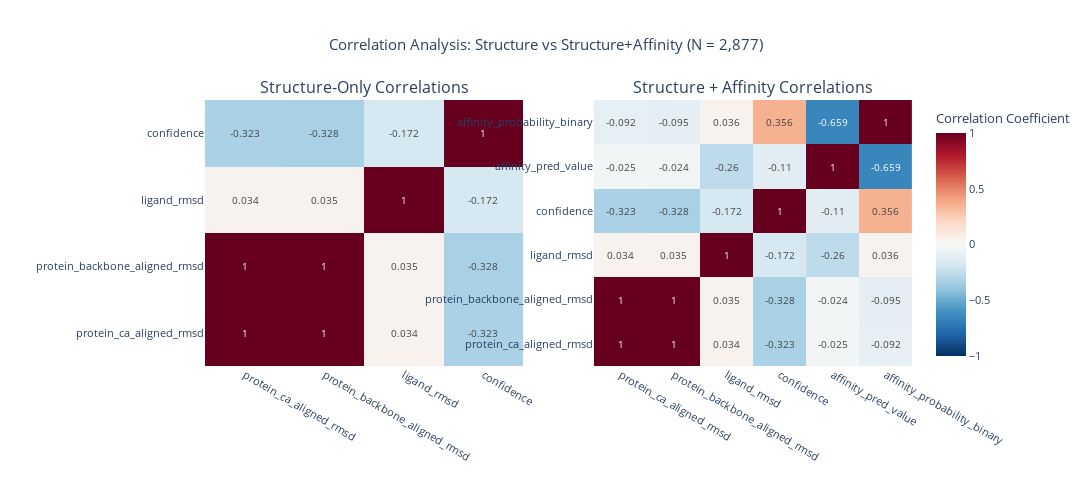
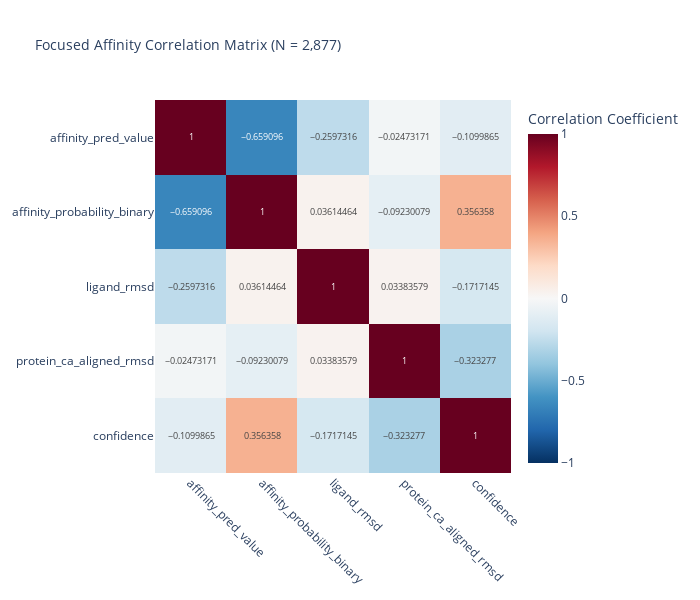

Notebook source saved alongside these figures, in order:
### Code cell
# Create comprehensive affinity correlation matrix
print("\n🧬 Creating Affinity Correlation Matrix")

# Check if we have affinity data for correlation matrix
if 'df_with_affinity' in locals():
    df_corr_affinity = df_with_affinity.copy()
    
    # Select all relevant metrics for comprehensive correlation
    affinity_metrics = [
        'protein_ca_aligned_rmsd', 'protein_backbone_aligned_rmsd', 
        'ligand_rmsd', 'confidence',
        'affinity_pred_value', 'affinity_probability_binary'
    ]
    
    # Filter for available columns
    available_metrics = [col for col in affinity_metrics if col in df_corr_affinity.columns]
    
    if len(available_metrics) >= 4:  # Need at least 4 metrics for meaningful correlation
        
        # Create correlation matrix with affinity data
        affinity_correlation_matrix = df_corr_affinity[available_metrics].corr()
        
        # Create side-by-side correlation heatmaps
        fig_combined = make_subplots(
            rows=1, cols=2,
            subplot_titles=("Structure-Only Correlations", "Structure + Affinity Correlations"),
            specs=[[{"type": "xy"}, {"type": "xy"}]]
        )
        
        # Left plot: Original structure correlations
        structure_only_matrix = df_clean[['protein_ca_aligned_rmsd', 'protein_backbone_aligned_rmsd', 
                                        'ligand_rmsd', 'confidence']].corr()
        
        fig_combined.add_trace(
            go.Heatmap(
                z=structure_only_matrix.values,
                x=structure_only_matrix.columns,
                y=structure_only_matrix.index,
                colorscale='RdBu_r',
                zmid=0,
                zmin=-1,
                zmax=1,
                text=np.round(structure_only_matrix.values, 3),
                texttemplate="%{text}",
                textfont={"size": 10},
                showscale=False
            ),
            row=1, col=1
        )
        
        # Right plot: Combined structure + affinity correlations  
        fig_combined.add_trace(
            go.Heatmap(
                z=affinity_correlation_matrix.values,
                x=affinity_correlation_matrix.columns,
                y=affinity_correlation_matrix.index,
                colorscale='RdBu_r',
                zmid=0,
                zmin=-1,
                zmax=1,
                text=np.round(affinity_correlation_matrix.values, 3),
                texttemplate="%{text}",
                textfont={"size": 10},
                colorbar=dict(title="Correlation Coefficient", x=1.02)
            ),
            row=1, col=2
        )
        
        # Update layout for combined plot
        fig_combined.update_layout(
            title_text=f"Correlation Analysis: Structure vs Structure+Affinity (N = {len(df_corr_affinity):,})",
            title_x=0.5,
            width=1200,
            height=500,
            font=dict(size=11)
        )
        
        # Update axes
        fig_combined.update_xaxes(title_text="", row=1, col=1)
        fig_combined.update_xaxes(title_text="", row=1, col=2)
        fig_combined.update_yaxes(title_text="", row=1, col=1)
        fig_combined.update_yaxes(title_text="", row=1, col=2)
        
        fig_combined.show()
        
        # Also create a focused affinity-only correlation matrix
        affinity_only_metrics = ['affinity_pred_value', 'affinity_probability_binary', 
                                'ligand_rmsd', 'protein_ca_aligned_rmsd', 'confidence']
        available_affinity_metrics = [col for col in affinity_only_metrics if col in df_corr_affinity.columns]
        
        if len(available_affinity_metrics) >= 3:
            affinity_focused_matrix = df_corr_affinity[available_affinity_metrics].corr()
            
            fig_affinity_focused = px.imshow(
                affinity_focused_matrix,
                text_auto=True,
                aspect="auto",
                title=f"Focused Affinity Correlation Matrix (N = {len(df_corr_affinity):,})",
                color_continuous_scale='RdBu_r',
                range_color=[-1, 1],
                labels=dict(color="Correlation Coefficient")
            )
            
            fig_affinity_focused.update_layout(
                width=700,
                height=600,
                font=dict(size=12),
                title_font_size=14
            )
            
            # Customize tick labels for better readability
            fig_affinity_focused.update_xaxes(tickangle=45)
            fig_affinity_focused.update_yaxes(tickangle=0)
            
            fig_affinity_focused.show()
            
            # Print key affinity correlations
            print(f"\n🎯 Key Affinity Correlations:")
            
            # Affinity value correlations
            if 'affinity_pred_value' in affinity_focused_matrix.columns:
                aff_ligand_corr = affinity_focused_matrix.loc['affinity_pred_value', 'ligand_rmsd']
                aff_protein_corr = affinity_focused_matrix.loc['affinity_pred_value', 'protein_ca_aligned_rmsd']
                aff_conf_corr = affinity_focused_matrix.loc['affinity_pred_value', 'confidence']
                
                print(f"   • Affinity Value vs Ligand RMSD: r = {aff_ligand_corr:.3f}")
                print(f"   • Affinity Value vs Protein RMSD: r = {aff_protein_corr:.3f}")
                print(f"   • Affinity Value vs Confidence: r = {aff_conf_corr:.3f}")
            
            # Binding probability correlations
            if 'affinity_probability_binary' in affinity_focused_matrix.columns:
                prob_ligand_corr = affinity_focused_matrix.loc['affinity_probability_binary', 'ligand_rmsd']
                prob_protein_corr = affinity_focused_matrix.loc['affinity_probability_binary', 'protein_ca_aligned_rmsd']
                prob_conf_corr = affinity_focused_matrix.loc['affinity_probability_binary', 'confidence']
                
                print(f"   • Binding Probability vs Ligand RMSD: r = {prob_ligand_corr:.3f}")
                print(f"   • Binding Probability vs Protein RMSD: r = {prob_protein_corr:.3f}")
                print(f"   • Binding Probability vs Confidence: r = {prob_conf_corr:.3f}")
            
            # Cross-correlation between affinity metrics
            if 'affinity_pred_value' in affinity_focused_matrix.columns and 'affinity_probability_binary' in affinity_focused_matrix.columns:
                aff_prob_corr = affinity_focused_matrix.loc['affinity_pred_value', 'affinity_probability_binary']
                print(f"   • Affinity Value vs Binding Probability: r = {aff_prob_corr:.3f}")
                
                if abs(aff_prob_corr) < 0.3:
                    print(f"     → Weak correlation suggests independent information content")
                elif aff_prob_corr < -0.5:
                    print(f"     → Strong negative correlation (expected: lower affinity = higher binding prob)")
                elif aff_prob_corr > 0.5:
                    print(f"     → Strong positive correlation (unexpected relationship)")
            
            print(f"\n📊 Correlation Matrix Insights:")
            print(f"   • Matrix size: {affinity_focused_matrix.shape[0]}×{affinity_focused_matrix.shape[1]}")
            print(f"   • Strongest correlation: {affinity_focused_matrix.abs().max().max():.3f}")
            print(f"   • Average absolute correlation: {affinity_focused_matrix.abs().mean().mean():.3f}")
            
    else:
        print("❌ Insufficient affinity metrics for correlation matrix")
        print(f"   Available metrics: {available_metrics}")
        
else:
    print("❌ No affinity data available for correlation matrix")
    print("   Run the affinity data loading section first")

### Figure 1 — Plotly figure (JSON) as saved in the notebook; plotly's stock layout.template omitted (floating-point values rounded to 4 significant figures)
{"data": [{"colorscale": [[0, "rgb(5,48,97)"], [0.1, "rgb(33,102,172)"], [0.2, "rgb(67,147,195)"], [0.3, "rgb(146,197,222)"], [0.4, "rgb(209,229,240)"], [0.5, "rgb(247,247,247)"], [0.6, "rgb(253,219,199)"], [0.7, "rgb(244,165,130)"], [0.8, "rgb(214,96,77)"], [0.9, "rgb(178,24,43)"], [1, "rgb(103,0,31)"]], "showscale": false, "text": [[1, 1, 0.034, -0.323], [1, 1, 0.035, -0.328], [0.034, 0.035, 1, -0.172], [-0.323, -0.328, -0.172, 1]], "textfont": {"size": 10}, "texttemplate": "%{text}", "type": "heatmap", "x": ["protein_ca_aligned_rmsd", "protein_backbone_aligned_rmsd", "ligand_rmsd", "confidence"], "xaxis": "x", "y": ["protein_ca_aligned_rmsd", "protein_backbone_aligned_rmsd", "ligand_rmsd", "confidence"], "yaxis": "y", "z": [[1, 0.9996, 0.03384, -0.3233], [0.9996, 1, 0.03453, -0.3277], [0.03384, 0.03453, 1, -0.1717], [-0.3233, -0.3277, -0.1717, 1]], "zmax": 1, "zmid": 0, "zmin": -1}, {"colorbar": {"title": {"text": "Correlation Coefficient"}, "x": 1.02}, "colorscale": [[0, "rgb(5,48,97)"], [0.1, "rgb(33,102,172)"], [0.2, "rgb(67,147,195)"], [0.3, "rgb(146,197,222)"], [0.4, "rgb(209,229,240)"], [0.5, "rgb(247,247,247)"], [0.6, "rgb(253,219,199)"], [0.7, "rgb(244,165,130)"], [0.8, "rgb(214,96,77)"], [0.9, "rgb(178,24,43)"], [1, "rgb(103,0,31)"]], "text": [[1, 1, 0.034, -0.323, -0.025, -0.092], [1, 1, 0.035, -0.328, -0.024, -0.095], [0.034, 0.035, 1, -0.172, -0.26, 0.036], [-0.323, -0.328, -0.172, 1, -0.11, 0.356], [-0.025, -0.024, -0.26, -0.11, 1, -0.659], [-0.092, -0.095, 0.036, 0.356, -0.659, 1]], "textfont": {"size": 10}, "texttemplate": "%{text}", "type": "heatmap", "x": ["protein_ca_aligned_rmsd", "protein_backbone_aligned_rmsd", "ligand_rmsd", "confidence", "affinity_pred_value", "affinity_probability_binary"], "xaxis": "x2", "y": ["protein_ca_aligned_rmsd", "protein_backbone_aligned_rmsd", "ligand_rmsd", "confidence", "affinity_pred_value", "affinity_probability_binary"], "yaxis": "y2", "z": [[1, 0.9996, 0.03384, -0.3233, -0.02473, -0.0923], [0.9996, 1, 0.03453, -0.3277, -0.02399, -0.09515], [0.03384, 0.03453, 1, -0.1717, -0.2597, 0.03614], [-0.3233, -0.3277, -0.1717, 1, -0.11, 0.3564], [-0.02473, -0.02399, -0.2597, -0.11, 1, -0.6591], [-0.0923, -0.09515, 0.03614, 0.3564, -0.6591, 1]], "zmax": 1, "zmid": 0, "zmin": -1}], "layout": {"annotations": [{"font": {"size": 16}, "showarrow": false, "text": "Structure-Only Correlations", "x": 0.225, "xanchor": "center", "xref": "paper", "y": 1, "yanchor": "bottom", "yref": "paper"}, {"font": {"size": 16}, "showarrow": false, "text": "Structure + Affinity Correlations", "x": 0.775, "xanchor": "center", "xref": "paper", "y": 1, "yanchor": "bottom", "yref": "paper"}], "font": {"size": 11}, "height": 500, "title": {"text": "Correlation Analysis: Structure vs Structure+Affinity (N = 2,877)", "x": 0.5}, "width": 1200, "xaxis": {"anchor": "y", "domain": [0, 0.45], "title": {"text": ""}}, "xaxis2": {"anchor": "y2", "domain": [0.55, 1], "title": {"text": ""}}, "yaxis": {"anchor": "x", "domain": [0, 1], "title": {"text": ""}}, "yaxis2": {"anchor": "x2", "domain": [0, 1], "title": {"text": ""}}}}

### Figure 2 — Plotly figure (JSON) as saved in the notebook; plotly's stock layout.template omitted (floating-point values rounded to 4 significant figures)
{"data": [{"coloraxis": "coloraxis", "hovertemplate": "x: %{x}<br>y: %{y}<br>Correlation Coefficient: %{z}<extra></extra>", "name": "0", "texttemplate": "%{z}", "type": "heatmap", "x": ["affinity_pred_value", "affinity_probability_binary", "ligand_rmsd", "protein_ca_aligned_rmsd", "confidence"], "xaxis": "x", "y": ["affinity_pred_value", "affinity_probability_binary", "ligand_rmsd", "protein_ca_aligned_rmsd", "confidence"], "yaxis": "y", "z": [[1, -0.6591, -0.2597, -0.02473, -0.11], [-0.6591, 1, 0.03614, -0.0923, 0.3564], [-0.2597, 0.03614, 1, 0.03384, -0.1717], [-0.02473, -0.0923, 0.03384, 1, -0.3233], [-0.11, 0.3564, -0.1717, -0.3233, 1]]}], "layout": {"coloraxis": {"cmax": 1, "cmin": -1, "colorbar": {"title": {"text": "Correlation Coefficient"}}, "colorscale": [[0, "rgb(5,48,97)"], [0.1, "rgb(33,102,172)"], [0.2, "rgb(67,147,195)"], [0.3, "rgb(146,197,222)"], [0.4, "rgb(209,229,240)"], [0.5, "rgb(247,247,247)"], [0.6, "rgb(253,219,199)"], [0.7, "rgb(244,165,130)"], [0.8, "rgb(214,96,77)"], [0.9, "rgb(178,24,43)"], [1, "rgb(103,0,31)"]]}, "font": {"size": 12}, "height": 600, "title": {"font": {"size": 14}, "text": "Focused Affinity Correlation Matrix (N = 2,877)"}, "width": 700, "xaxis": {"anchor": "y", "domain": [0, 1], "tickangle": 45}, "yaxis": {"anchor": "x", "autorange": "reversed", "domain": [0, 1], "tickangle": 0}}}
